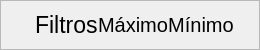
           <widget class="QFrame" name="frame_20">
            <property name="maximumSize">
             <size>
              <width>16777215</width>
              <height>50</height>
             </size>
            </property>
            <property name="frameShape">
             <enum>QFrame::StyledPanel</enum>
            </property>
            <property name="frameShadow">
             <enum>QFrame::Raised</enum>
            </property>
            <layout class="QHBoxLayout" name="horizontalLayout_94">
             <property name="spacing">
              <number>0</number>
             </property>
             <property name="leftMargin">
              <number>34</number>
             </property>
             <property name="topMargin">
              <number>0</number>
             </property>
             <property name="rightMargin">
              <number>25</number>
             </property>
             <property name="bottomMargin">
              <number>0</number>
             </property>
             <item>
              <widget class="QLabel" name="label_69">
               <property name="font">
                <font>
                 <pointsize>17</pointsize>
                </font>
               </property>
               <property name="text">
                <string>Filtros</string>
               </property>
               <property name="alignment">
                <set>Qt::AlignLeading|Qt::AlignLeft|Qt::AlignVCenter</set>
               </property>
              </widget>
             </item>
             <item>
              <widget class="QLabel" name="label_4">
               <property name="font">
                <font>
                 <pointsize>15</pointsize>
                </font>
               </property>
               <property name="text">
                <string>Máximo</string>
               </property>
               <property name="alignment">
                <set>Qt::AlignCenter</set>
               </property>
              </widget>
             </item>
             <item>
              <widget class="QLabel" name="label_5">
               <property name="font">
                <font>
                 <pointsize>15</pointsize>
                </font>
               </property>
               <property name="text">
                <string>Mínimo</string>
               </property>
               <property name="alignment">
                <set>Qt::AlignCenter</set>
               </property>
              </widget>
             </item>
            </layout>
           </widget>
